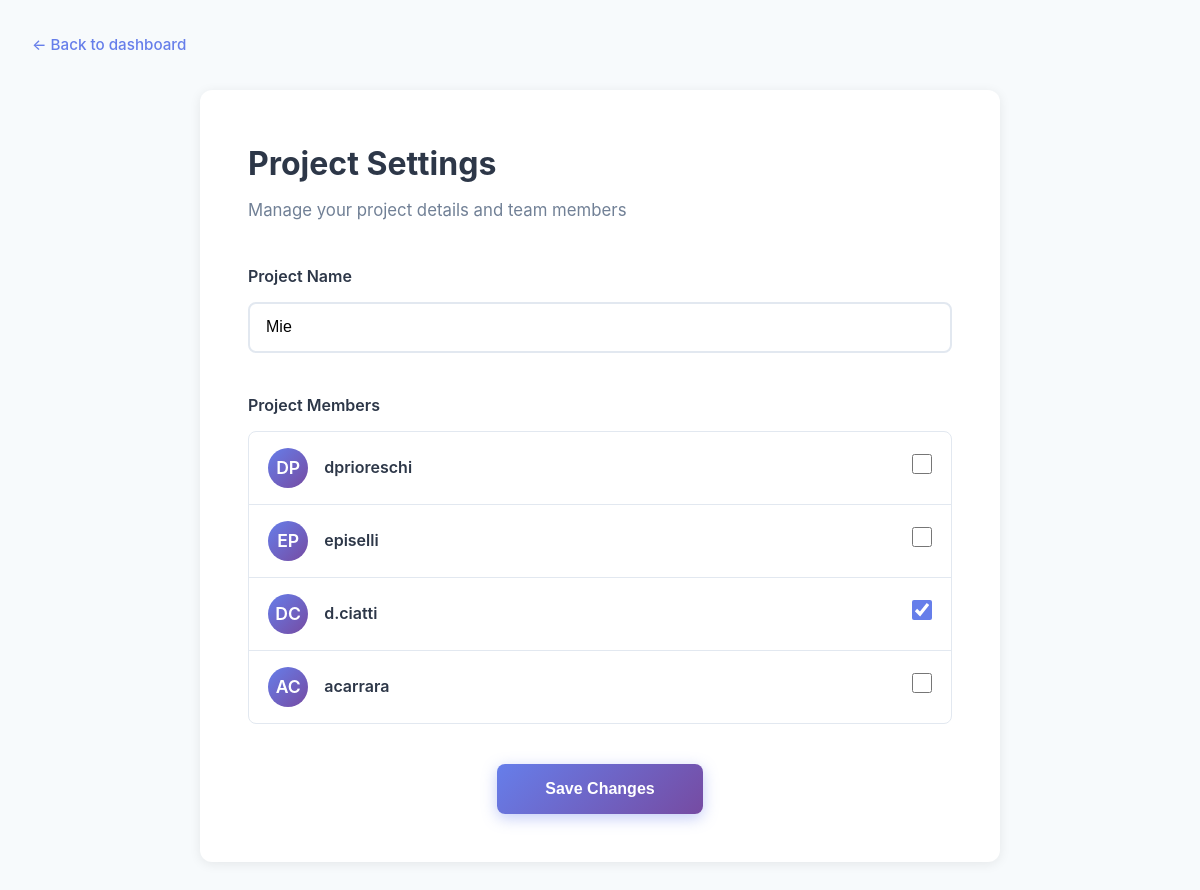
The page /modifica_progetto/4 (signed in) on the database its author committed.
### tables this page shows
CREATE TABLE progetti (
            id INTEGER PRIMARY KEY AUTOINCREMENT,
            nome TEXT NOT NULL,
            owner_id INTEGER NOT NULL,
            FOREIGN KEY (owner_id) REFERENCES utenti(id)
        );

CREATE TABLE utenti (
            id INTEGER PRIMARY KEY AUTOINCREMENT,
            nome TEXT NOT NULL,
            email TEXT UNIQUE NOT NULL,
            password_hash TEXT NOT NULL,
            ruolo TEXT NOT NULL
        );

### app/main.py (the view)
@app.get("/modifica_progetto/{progetto_id}", response_class=HTMLResponse)
async def modifica_progetto_get(request: Request, progetto_id: int, user_id: str = Cookie(default=None)):
    if not user_id:
        return RedirectResponse("/login", status_code=302)
    db_path = get_db_path()
    conn = sqlite3.connect(db_path)
    c = conn.cursor()
    c.execute("""
        SELECT 1 FROM progetti p
        LEFT JOIN progetti_utenti pu ON p.id = pu.progetto_id
        WHERE p.id = ? AND (p.owner_id = ? OR pu.utente_id = ?)
    """, (progetto_id, user_id, user_id))
    if not c.fetchone():
        conn.close()
        return RedirectResponse("/", status_code=302)
    c.execute("SELECT nome FROM progetti WHERE id = ?", (progetto_id,))
    progetto = c.fetchone()
    c.execute("SELECT id, nome FROM utenti")
    tutti_utenti = [{"id": r[0], "nome": r[1]} for r in c.fetchall()]
    c.execute("SELECT utente_id FROM progetti_utenti WHERE progetto_id = ?", (progetto_id,))
    membri_attuali = [r[0] for r in c.fetchall()]
    conn.close()
    if not progetto:
        return RedirectResponse("/", status_code=302)
    return templates.TemplateResponse("modifica_progetto.html", {
        "request": request,
        "progetto_id": progetto_id,
        "nome": progetto[0],
        "tutti_utenti": tutti_utenti,
        "membri_attuali": membri_attuali
    })

### frontend/templates/modifica_progetto.html (shortened to what this page needs)
<!DOCTYPE html>
<html lang="it">
<head>
    <link rel="stylesheet" href="/static/style.css">
</head>
<body>
    <div class="edit-project-container">
        <nav class="back-nav">
            <a href="/" class="back-link">← Back to dashboard</a>
        </nav>
        <div class="edit-project-card">
            <h1 class="project-settings-title">Project Settings</h1>
            <div class="project-settings-subtitle">
                Manage your project details and team members
            </div>
            <form method="post" action="/modifica_progetto/{{ progetto_id }}">
                <section class="project-name-section">
                    <label for="nome" class="section-label">Project Name</label>
                    <input type="text" id="nome" name="nome" value="{{ nome }}" required class="project-name-input">
                </section>
                <section class="project-members-section">
                    <h3 class="section-label">Project Members</h3>
                    <div class="members-list">
                        {% for utente in tutti_utenti %}
                        <div class="member-item">
                            <div class="member-avatar">
                                <span class="member-avatar-text">
                                    {{ (utente.nome|replace('.', '')|replace(' ', ''))[:2]|upper }}
                                </span>
                            </div>
                            <div class="member-info">
                                <div class="member-name">{{ utente.nome }}</div>
                            </div>
                            <div class="member-actions">
                                <input type="checkbox" name="membri" value="{{ utente.id }}"
                                    {% if utente.id in membri_attuali %}checked{% endif %}
                                    class="member-checkbox">
                            </div>
                        </div>
                        {% endfor %}
                    </div>
                </section>
                <div class="save-section">
                    <button type="submit" class="save-changes-btn">Save Changes</button>
                </div>
            </form>
        </div>
    </div>
</body>
</html>

### frontend/static/style.css (style rules this page uses)
* { margin: 0; padding: 0; box-sizing: border-box; }
body { font-family: 'Inter', -apple-system, BlinkMacSystemFont, 'Segoe UI', Roboto, Oxygen, Ubuntu, Cantarell, sans-serif; background: linear-gradient(135deg, #667eea 0%, #764ba2 100%); min-height: 100vh; color: #2d3748; line-height: 1.6; }
a { color: #25b7ff; text-decoration: none; transition: color 0.3s ease; }
.back-nav { max-width: 1400px; margin: 0 auto 2rem; }
.back-nav a { color: #667eea; font-weight: 500; font-size: 0.95rem; display: inline-flex; align-items: center; transition: color 0.3s ease; }
.edit-project-container { min-height: 100vh; background: #f7fafc; padding: 2rem; }
.edit-project-card { max-width: 800px; margin: 0 auto; background: white; padding: 3rem; border-radius: 12px; box-shadow: 0 2px 12px rgba(0, 0, 0, 0.08); }
.project-settings-title { font-size: 2rem; color: #2d3748; font-weight: 700; margin-bottom: 0.5rem; }
.project-settings-subtitle { color: #718096; margin-bottom: 2.5rem; font-size: 1.05rem; }
.project-name-section { margin-bottom: 2.5rem; }
.section-label { display: block; margin-bottom: 0.8rem; color: #2d3748; font-weight: 600; font-size: 1rem; }
.project-name-input { width: 100%; padding: 0.9rem 1rem; border: 2px solid #e2e8f0; border-radius: 8px; font-size: 1rem; transition: border-color 0.3s ease; }
.project-members-section { margin-bottom: 2.5rem; }
.members-list { border: 1px solid #e2e8f0; border-radius: 8px; overflow: hidden; }
.member-item { display: flex; align-items: center; padding: 1rem 1.2rem; border-bottom: 1px solid #e2e8f0; transition: background 0.2s ease; }
.member-item:last-child { border-bottom: none; }
.member-avatar { width: 40px; height: 40px; background: linear-gradient(135deg, #667eea 0%, #764ba2 100%); border-radius: 50%; display: flex; align-items: center; justify-content: center; margin-right: 1rem; }
.member-avatar-text { color: white; font-weight: 600; font-size: 1.1rem; }
.member-info { flex: 1; }
.member-name { color: #2d3748; font-weight: 600; }
.member-checkbox { width: 20px; height: 20px; cursor: pointer; accent-color: #667eea; }
.save-section { text-align: center; }
.save-changes-btn { padding: 1rem 3rem; background: linear-gradient(135deg, #667eea 0%, #764ba2 100%); color: white; border: none; border-radius: 8px; font-size: 1rem; font-weight: 600; cursor: pointer; transition: all 0.3s ease; box-shadow: 0 4px 15px rgba(102, 126, 234, 0.4); }

### rows shown on the page
progetti: nome "Mie"
utenti: nome "DP", nome "dprioreschi"
utenti: nome "EP", nome "episelli"
utenti: nome "DC", nome "d.ciatti", membri "☑"
utenti: nome "AC", nome "acarrara"
